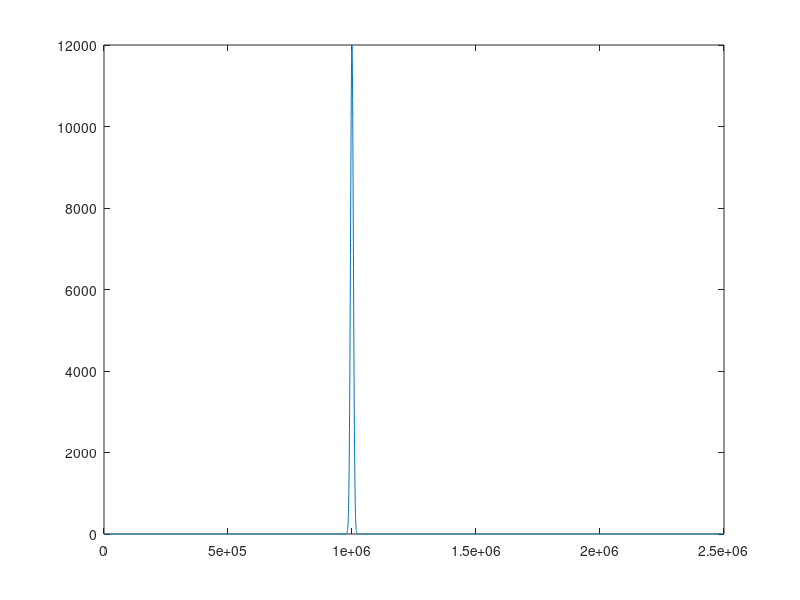

Recreate this plot in MATLAB. (Note: this script raises an error after producing the figure.)
deltax = 250;
x=0:deltax:1000e3;
x=0:deltax:2500e3;
f = 1e-4;
ubar = .25;
xc = floor(length(x)/2);
% xc = floor(leng
xc = x(xc);
xc = 499750+5e5;
amp = 12e3;
% amp = 6e3;

width = amp/1.5;
y = amp*exp( - ((x-xc)/width).^2);


% Try Cauchy distribution
% gamma = width;
% y =  (1./(pi*gamma* ( 1+ ( (x-xc)./gamma).^2)));
% y= y./max(y);
% y = amp.*y;

plot(x, y);
xc = 420e3;
% rampwidth=80e3;
rampwidth = 120e3;
facTau = 1/2.*(1+tanh( (x-xc)./rampwidth));
% facTau = 1;
% tau = facTau.*taumag.*ones(size(x));
tau = .1.*facTau.*ones(size(x))/1035;
tau = tau-tau(1);
% tau = .1./1035*ones(size(x));%
% tau(1:2500) = 0;

epsilon = .5;
ubarc = .5;
L = ubarc./(f*epsilon);
deltay = 500;
offsets = -amp/2:deltay:2*amp;
%Gaussian Vel profile
ubart = ubarc.*exp(-(offsets./L).^2/2);
%Linear ubart profile
% hw = 13;
% % ubart = NaN(size(offsets));
% dudnt = ubart;
% ubart(1:hw) = ubarc.*(1+(offsets(1:hw)./offsets(1)).*(ubart(1)-ubarc)./ubarc);
% ubart(hw:end) = ubarc.*(1+((offsets(hw:end)-offsets(hw))./offsets(end)).*(ubart(end)-ubarc)./ubarc);
% dudnt(1:hw) = (1./offsets(1)).*(ubart(1)-ubarc);
% dudnt(hw:end) = (1./offsets(end)).*(ubart(end)-ubarc);
% dudnt(hw) = 0;
%Allocate
u = NaN(length(offsets), length(x));
v = u; l = u; zeta = u; k = u; taus = u; taun = u; positions=u;ux=u; vx=u; 
svec = u; ubarall = u; omega = zeta;

for i=1:length(offsets)
    disp([num2str(i),'/', num2str(length(offsets))]);
    off=offsets(i);
    pos = makeOffsetCurve(y, off, x);
    if isfinite(pos); 
    ubar = ubart(i);
    dudn = ubar.*offsets(i)./(L.^2); 
%     dudn = -dudnt(i); % LINEAR PROFILE
    out = SolveFrontEkman(x, pos, ubar, dudn, tau, f);
    
    u(i,:) = out.u;
    ux(i,:) = out.ux;
    v(i,:) = out.v;
    vx(i,:) = out.vy;
    l(i,:) = out.l;
    zeta(i,:) = out.zeta;
    omega(i,:) = out.omega;
    k(i,:) = out.omega./ubar;
    taus(i,:) = out.taus;
    taun(i,:) = out.taun;
    positions(i,:) = pos;
    svec(i,:) = out.tangent;
    ubarall(i,:) = ubar.*ones(size(x));
    end
end

%%
xi = repmat(x, [1, length(offsets)]).';
noff = length(offsets); nx = length(x);
lvec = reshape(l, noff*nx,1);
yi = reshape(positions.', noff*nx,1);
uvec = reshape(ux.', noff*nx, 1);
vvec = reshape(vx.', noff*nx, 1);
uevec = reshape(u.', noff.*nx, 1);
vevec = reshape(v.', noff*nx,1);
svecvec = reshape(svec.', noff*nx, 1);
kvec = reshape(k.', noff*nx,1);
ubarvec = reshape(ubarall.', noff*nx, 1);
zetavec = reshape(zeta.', noff*nx, 1);
omegavec = reshape(omega.', noff*nx, 1);

[X, Y] = meshgrid(linspace(x(1), x(end), 4000), offsets);
deltax = X(1,2) - X(1,1);
deltay = Y(2,1) - Y(1,1); %% CHECK THIS!!!!

masky = isfinite(yi);
U = griddata(xi(masky), yi(masky), uvec(masky), X, Y);
V = griddata(xi(masky), yi(masky), vvec(masky), X, Y);
SVECX = griddata(xi(masky),yi(masky), svecvec(masky), X, Y);
K = griddata(xi(masky), yi(masky), kvec(masky), X, Y);
UBAR = griddata(xi(masky), yi(masky), ubarvec(masky), X, Y);
ZETABAR = griddata(xi(masky), yi(masky), zetavec(masky), X, Y);
OMEGABAR = griddata(xi(masky), yi(masky), omegavec(masky), X, Y);
Ue = griddata(xi(masky), yi(masky), uevec(masky), X, Y);
Ve = griddata(xi(masky), yi(masky), vevec(masky), X, Y);

mask = ones(size(Y)); 
ytemp = interp1(x, y, X(1,:));

for i=1:length(ytemp);
    mask(Y(:,i)> ytemp(i)+amp, i) = NaN;
    mask(Y(:,i)< ytemp(i)+offsets(1), i) = NaN;
end
[Ux, Uy] = gradient(U, deltax, deltay);
[Vx, Vy] = gradient(V, deltax, deltay);

Ux = Ux.*mask; Uy = Uy.*mask; Vx=Vx.*mask; Vy=Vy.*mask;
WE = Ux + Vy; ZETABAR  = ZETABAR.*mask;

VortCart = Vx-Uy;


dvds = real(SVECX).*Vx + imag(SVECX).*Vy;
dudn = -imag(SVECX).*Ux + real(SVECX).*Uy;
uk = (real(SVECX).*U + imag(SVECX).*V).*K;
VortNat = dvds - dudn + uk;

%% CALCULATE TERMS IN BUDGET

%Along front advection of Ekman vorticity
[ZetaX, ZetaY] = gradient(VortCart, deltax, deltay);
ADV = UBAR.*( real(SVECX).*ZetaX + imag(SVECX).*ZetaY);
% ADV = ( ZetaY);
STRETCH = -(f+ZETABAR).*WE; % XX-REVISIT SIGN CONVENTION FOR UPWELLING

[ZBarX, ZBarY] = gradient(ZETABAR, deltax, deltay);
GRAD = -Ue.*( real(SVECX).*ZBarX + imag(SVECX).*ZBarY) - Ve.*(-imag(SVECX).*ZBarX + real(SVECX).*ZBarY);
GRADS = -Ue.*( real(SVECX).*ZBarX + imag(SVECX).*ZBarY);
GRADN = - Ve.*(-imag(SVECX).*ZBarX + real(SVECX).*ZBarY);

%Checking just the curvature vort component.
[ZBarOX, ZBarOY] = gradient(OMEGABAR, deltax, deltay);
GRADNK = - Ve.*(-imag(SVECX).*ZBarOX + real(SVECX).*ZBarOY);
%%
VI = interp2(X, Y, VortCart, x, positions(ind,:));
figure 
plot(x./xfact, VI);
%% CONFIRM VORTICITY
cl = [-1 1].*1e-7;
figure
subplot(2,1,1)
pcolor(X,Y, ADV); shading interp; colorbar;
set(gca, 'clim', cl);
    set(gca, 'xlim', [4.4e5 5.6e5]);
hold on
    plot(x, positions(ind,:))
hold off
subplot(2,1,2)
pcolor(X,Y, VortNat); shading interp; colorbar;
set(gca, 'clim', cl);
    set(gca, 'xlim', [4.4e5 5.6e5]);


%% CONTOURS
cl = [-1 1].*5e-8;

mask = ones(size(Y)); 
for i=1:length(x)
%     mask(Y(:,i)> y(i)+offsets(end)/4, i) = NaN;
%     mask(Y(:,i)< y(i)+offsets(1)/1, i) = NaN;
end
conts = linspace(cl(1), cl(end), 10);
figure
for i=1:5
    switch i
        case 1
            VAR = VortCart.*1e-4;
        case 2
            VAR = ADV;
        case 3
            VAR = STRETCH;
        case 4
            VAR = GRAD;
        case 5
            VAR = ADV-STRETCH-GRAD;
    end
   subplot(5,1,i) 
    [c, h] = contourf(X, Y, VAR.*mask, conts); shading interp
    set(h, 'edgecolor','none')
    colorbar;
    set(gca, 'clim', cl);

    set(gca, 'xlim', [4.8e5 7.8e5]);
%     set(gca, 'ylim', [offsets(1) offsets(end)]);
        hold on
    ind = 11;
    plot(x, positions(ind,:), 'k'); 
%     quiver(x, positions(ind,:), ux(ind,:), vx(ind,:), .25);
    hold off
%     axis equal
end

%%
cl = [-1 1].*1e-7;

mask = ones(size(Y)); 
for i=1:length(x)
    mask(Y(:,i)> y(i)+offsets(end)/2, i) = NaN;
    mask(Y(:,i)< y(i)+offsets(1)/1, i) = NaN;
end
conts = linspace(cl(1), cl(end), 10);

    [c, h] = contourf(X, Y, VortCart.*1e-4, conts); shading interp
    set(h, 'edgecolor','none')
    colorbar;
    set(gca, 'clim', cl);
        hold on
    ind = 9;
    plot(x, positions(ind,:), 'k'); 
    quiver(x, positions(ind,:), ux(ind,:), vx(ind,:));
    hold off
    set(gca, 'xlim', [4.4e5 6e5]);
%     set(gca, 'ylim', [offsets(1) offsets(end)]);

    axis equal


%%
% LINE PLOT VERSION
xnorm = 2*pi*ubarc./(f);
lxpos = .125;
fs = 12;
% xl = [4.24e5 8e5]+5e5;
xl = [4.25e5 8e5]+5e5;

index = find(x>xl(1), 1)-1;
indexe = find(x>xl(2), 1);
xl = [0 6];
% xl = [0 30];
xn = x./xnorm;
xn = xn - xn(index);
gap = [.02 .05]; margh = .1; margw=.1;
figure
subtightplot(3,1,1,gap, margh, margw)
ind = 13; %11 works well.
ADVI = interp2(X, Y, ADV, x, positions(ind,:));
STRETCHI = interp2(X, Y, STRETCH, x, positions(ind,:));
GRADI = interp2(X,Y, GRAD, x, positions(ind,:));

% PLOTS
rp = 6;
plot(xn, positions(ind,:)./xnorm, 'LineWidth', 2);
hold on
set(gca, 'ColorOrderIndex', 1);
q = quiver(xn(1:rp:end), positions(ind,1:rp:end)./xnorm, ux(ind,1:rp:end), vx(ind,1:rp:end));
set(q, 'ShowArrowHead', 'off');
hold off
axis equal
set(gca, 'xlim', xl);
grid on
% title(num2str(Y(ind,1)));
% axis equal
set(gca, 'ylim', [-2 .5]);
set(gca, 'XTickLabel', []);
ylabel('$\hat{y}$', 'Interpreter', 'Latex');
t = text(lxpos, 0.25, 'Ekman Transport');
set(t, 'BackgroundColor', 'w', 'EdgeColor', 'k', 'Interpreter', 'Latex');
vortnorm = ubarc.*f.*20/L;
set(gca, 'FontSize', fs);

% vortnorm = taumag./(f.*L).*ubarc;
subtightplot(3,1,2,gap, margh, margw)
plot(xn, ADVI./vortnorm, 'LineWidth', 2);
hold on
plot(xn, STRETCHI./vortnorm, 'LineWidth', 2);
plot(xn, GRADI./vortnorm, 'LineWidth', 2);
hold off
set(gca, 'xlim', xl);
set(gca, 'YTick', -1.5:0.5:1.5);
grid on
% set(gca,'ylim', [-10 20]);
set(gca, 'ylim', [-1 1.5]);
legend('ADV', 'STRETCH', 'GRAD', 'Location', 'NorthEast');
set(gca, 'XTickLabel', []);
t = text(lxpos, 1.25, 'Vorticity Budget');
set(t, 'BackgroundColor', 'w', 'EdgeColor', 'k', 'Interpreter', 'Latex');
set(gca, 'FontSize', fs);

% ylabel('\hat
vortnorm = vortnorm.*L;
subtightplot(3,1,3,gap, margh, margw)
plot(xn(index:indexe), cumtrapz(x(index:indexe), ADVI(index:indexe))./vortnorm, 'LineWidth', 2);
hold on
plot(xn(index:indexe), cumtrapz(x(index:indexe), STRETCHI(index:indexe))./vortnorm, 'LineWidth', 2);
plot(xn(index:indexe), cumtrapz(x(index:indexe), GRADI(index:indexe)./vortnorm), 'LineWidth', 2);
% plot(xn(index:indexe), cumtrapz(x(index:indexe), ADVI(index:indexe) - ...
%     STRETCHI(index:indexe)-GRADI(index:indexe))./vortnorm, 'LineWidth', 2, 'LineStyle', '--');

hold off
set(gca, 'xlim', xl);
set(gca, 'ylim', [-1.5 1.5]);
set(gca, 'YTick', -1.5:0.5:1.5);

grid on
xlabel('$\hat{x}$', 'Interpreter', 'Latex');
t = text(lxpos, 1.23, 'Integrated Budget');
set(t, 'BackgroundColor', 'w', 'EdgeColor', 'k', 'Interpreter', 'Latex');
set(gca, 'FontSize', fs);
set(gcf,'Color', 'w', 'Position', [650   253   521   706])

% TO EXPORT, FIX LEGEND POSITION THEN
% export_fig('VorticityBudgetNew.eps', '-eps', '-painters', '-q101', '-p01')
%%
figure
subplot(2,1,1);
xc = floor(length(x)/2);
xc = x(xc);
inds =440:575;
xn = x(inds)./nrm; yn = y(inds)/nrm; 
quiver(xn-xn(1), yn, out.ux(inds), out.vy(inds));
hold on; plot(xn-xn(1), yn, 'LineWidth', 2); hold off
width = 2*pi./(f./ubar);
axis equal
set(gca, 'ylim', [-1 1].*1);
set(gca, 'xlim', [0 7.5])
hold on
% quiver(.5, .75, tau(end), 0)
hold off
grid on
xlabel('$x/\lambda_n$', 'Interpreter', 'Latex');
ylabel('$y/\lambda_n$', 'Interpreter', 'Latex');
set(gca, 'FontSize', 20);

subplot(2,1,2)
% plot(xn-xn(1), vort(inds), 'LineWidth', 2);
hold on
plot(xn-xn(1), adv(inds), 'LineWidth', 2);
plot(xn-xn(1), tilting(inds), 'LineWidth', 2);
plot(xn-xn(1), ekadv(inds), 'LineWidth', 2);
plot(xn-xn(1), forcing(inds), 'LineWidth', 2);
legend('Advection','Stretching','Parametric', 'Forcing', 'location', 'NorthWest');
hold off
set(gca, 'xlim', [0 7.5])
grid on
box on
set(gca, 'FontSize', 20);
xlabel('$x/\lambda_n$', 'Interpreter', 'Latex');
ylabel('\int \zeta dz (m/s)');
set(gcf, 'Color', 'w', 'Position', [   675   374   805   601]);

%%
fs=14;
figure
subplot(3,1,1);
xc = floor(length(x)/2);
xc = x(xc);
inds =440:575;
xn = x(inds)./nrm; yn = y(inds)/nrm; 
quiver(xn-xn(1), yn, out.ux(inds), out.vy(inds));
hold on; plot(xn-xn(1), yn, 'LineWidth', 2); hold off
width = 2*pi./(f./ubar);
axis equal
set(gca, 'ylim', [-1 1].*1);
set(gca, 'xlim', [0 7.5])
% set(gca, 'xlim', [xc-4*width xc+4*width]);
% set(gca, 'ylim', [-2.5*amp 2.5*amp])
% cb = colorbar;
% set(cb, 'visible', 'off')
% axis equal
hold on
% quiver(.5, .75, tau(end), 0)
hold off
grid on
xlabel('$x/\lambda_n$', 'Interpreter', 'Latex');
ylabel('$y/\lambda_n$', 'Interpreter', 'Latex');
set(gca, 'FontSize', fs);
title('Ekman Transport');

subplot(3,1,2)
% plot(xn-xn(1), vort(inds), 'LineWidth', 2);
hold on
plot(xn-xn(1), adv(inds), 'LineWidth', 2);
plot(xn-xn(1), tilting(inds), 'LineWidth', 2);
plot(xn-xn(1), ekadv(inds), 'LineWidth', 2);
plot(xn-xn(1), forcing(inds), 'LineWidth', 2);
legend('Advection','Stretching','Parametric', 'Forcing', 'location', 'NorthWest');
hold off
set(gca, 'xlim', [0 7.5])
grid on
box on
set(gca, 'FontSize', fs);
xlabel('$x/\lambda_n$', 'Interpreter', 'Latex');
title('Vorticity Budget Terms');
ylabel('m/s^2');

subplot(3,1,3)
plot(xn-xn(1), cumtrapz(out.l(inds),adv(inds)./ubar), 'LineWidth', 2);
hold on
plot(xn-xn(1), cumtrapz(out.l(inds),tilting(inds)./ubar), 'LineWidth', 2);
plot(xn-xn(1), cumtrapz(out.l(inds),ekadv(inds)./ubar), 'LineWidth', 2);
plot(xn-xn(1), cumtrapz(out.l(inds),forcing(inds)./ubar), 'LineWidth', 2);
hold off
set(gca, 'xlim', [0 7.5])
grid on
box on
set(gca, 'FontSize', fs);
xlabel('$x/\lambda_n$', 'Interpreter', 'Latex');
title('Cumulative Vorticity Budget');
ylabel('m^2/s^2')
set(gcf, 'Color', 'w', 'Position', [  269   287   623   685]);